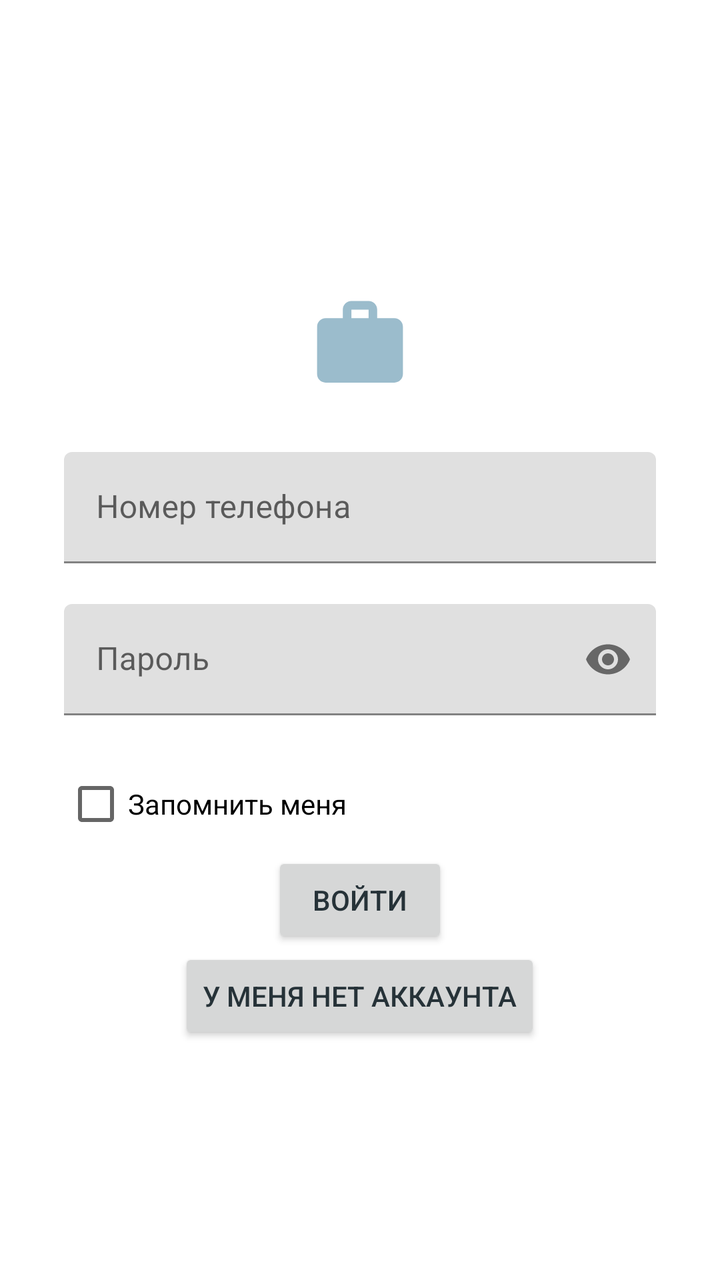
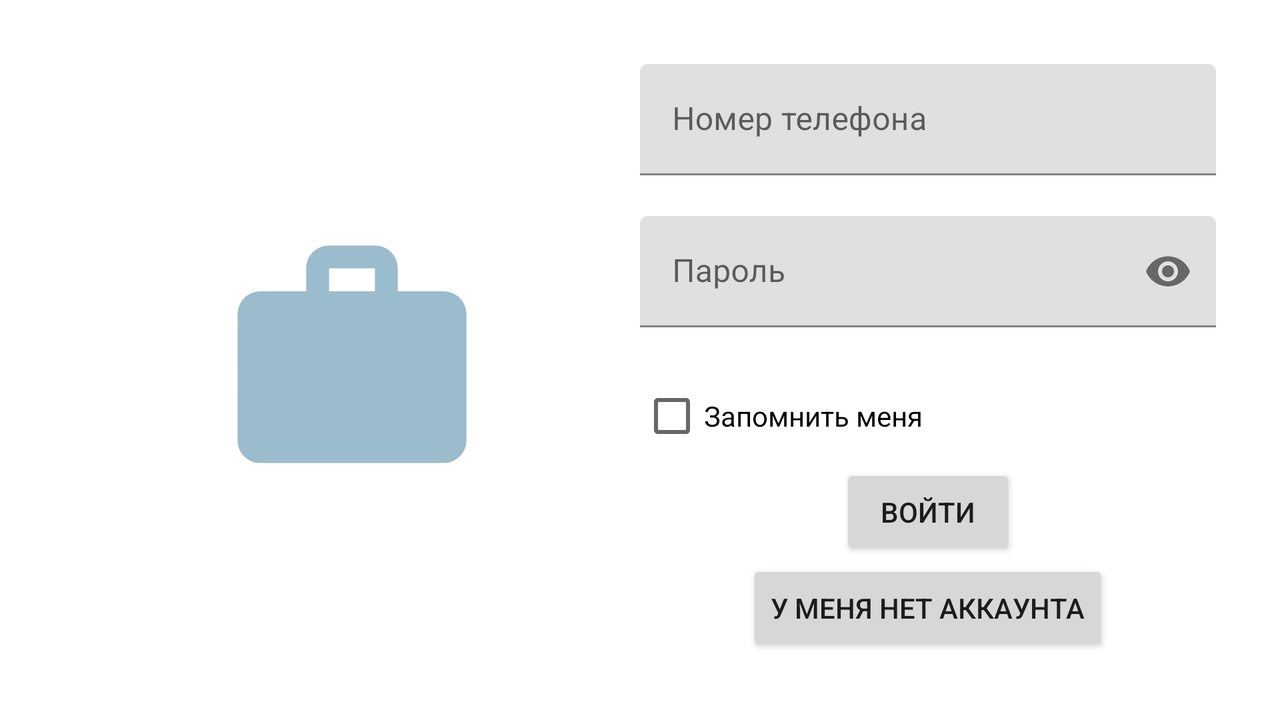

First picture: res/layout/ on a phone held upright. Second picture: the repository's own variant of that layout, on a device whose configuration matches the variant's folder. Source for both follows.
<!-- AndroidManifest.xml: application theme Theme.Orders -->
<!-- res/layout/login_screen.xml -->
<?xml version="1.0" encoding="utf-8"?>
<androidx.constraintlayout.widget.ConstraintLayout xmlns:android="http://schemas.android.com/apk/res/android"
    xmlns:app="http://schemas.android.com/apk/res-auto"
    xmlns:tools="http://schemas.android.com/tools"
    android:layout_width="match_parent"
    android:layout_height="match_parent"
    tools:context=".activities.LoginActivity">

    <LinearLayout
        android:layout_width="0dp"
        android:layout_height="wrap_content"
        android:layout_marginStart="32dp"
        android:layout_marginEnd="32dp"
        android:orientation="vertical"
        app:layout_constraintBottom_toBottomOf="parent"
        app:layout_constraintEnd_toEndOf="parent"
        app:layout_constraintStart_toStartOf="parent"
        app:layout_constraintTop_toTopOf="parent">

        <androidx.appcompat.widget.AppCompatImageView
            android:id="@+id/logo"
            android:layout_width="match_parent"
            android:layout_height="wrap_content"
            app:srcCompat="@drawable/ic_launcher_foreground" />

        <LinearLayout
            android:layout_width="match_parent"
            android:layout_height="wrap_content"
            android:orientation="vertical">

            <com.google.android.material.textfield.TextInputLayout
                android:id="@+id/editTextPhoneTil"
                android:layout_width="match_parent"
                android:layout_height="match_parent"
                app:errorEnabled="true">

                <com.google.android.material.textfield.TextInputEditText
                    android:id="@+id/editTextPhone"
                    android:layout_width="match_parent"
                    android:layout_height="wrap_content"
                    android:digits="1234567890+-() "
                    android:hint="@string/edittext_phone"
                    android:inputType="phone"
                    android:singleLine="true" />
            </com.google.android.material.textfield.TextInputLayout>

            <com.google.android.material.textfield.TextInputLayout
                android:id="@+id/editTextPasswordTil"
                android:layout_width="match_parent"
                android:layout_height="wrap_content"
                app:errorEnabled="true"
                app:passwordToggleEnabled="true">

                <com.google.android.material.textfield.TextInputEditText
                    android:id="@+id/editTextPassword"
                    android:layout_width="match_parent"
                    android:layout_height="wrap_content"
                    android:hint="@string/edittext_password"
                    android:inputType="textPassword"
                    android:singleLine="true" />
            </com.google.android.material.textfield.TextInputLayout>

            <androidx.appcompat.widget.AppCompatCheckBox
                android:id="@+id/checkBox"
                android:layout_width="match_parent"
                android:layout_height="wrap_content"
                android:text="@string/remember_me" />

            <androidx.appcompat.widget.AppCompatButton
                android:id="@+id/loginbut"
                android:layout_width="wrap_content"
                android:layout_height="wrap_content"
                android:layout_gravity="center"
                android:text="@string/login"
                android:textColor="@color/secondaryTextColor" />

            <androidx.appcompat.widget.AppCompatButton
                android:id="@+id/noaccbut"
                android:layout_width="wrap_content"
                android:layout_height="wrap_content"
                android:layout_gravity="center"
                android:text="@string/no_acc"
                android:textColor="@color/secondaryTextColor" />

        </LinearLayout>
    </LinearLayout>

    <LinearLayout
        android:id="@+id/loader"
        android:layout_width="match_parent"
        android:layout_height="match_parent"
        android:background="@color/half_transparent"
        android:orientation="horizontal"
        android:visibility="gone"
        app:layout_constraintBottom_toBottomOf="parent"
        app:layout_constraintEnd_toEndOf="parent"
        app:layout_constraintStart_toStartOf="parent"
        app:layout_constraintTop_toTopOf="parent">

        <ProgressBar
            android:id="@+id/progressBar"
            style="?android:attr/progressBarStyle"
            android:layout_width="match_parent"
            android:layout_height="wrap_content"
            android:layout_gravity="center"
            android:layout_weight="1" />
    </LinearLayout>

</androidx.constraintlayout.widget.ConstraintLayout>
<!-- resources referenced by this layout -->
<resources>
  <color name="half_transparent">#80FFFFFF</color>
  <color name="secondaryTextColor">#263238</color>
  <!-- drawable ic_launcher_foreground (drawable) -->
  <vector xmlns:android="http://schemas.android.com/apk/res/android"
      android:width="108dp"
      android:height="108dp"
      android:viewportWidth="108"
      android:viewportHeight="108">
    <group android:scaleX="1.06"
        android:scaleY="1.06"
        android:translateX="-3.24"
        android:translateY="-3.24">
      <group android:scaleX="2.025"
          android:scaleY="2.025"
          android:translateX="29.7"
          android:translateY="29.7">
          <path android:fillColor="@color/iconColor" android:pathData="M20,6h-4L16,4c0,-1.11 -0.89,-2 -2,-2h-4c-1.11,0 -2,0.89 -2,2v2L4,6c-1.11,0 -1.99,0.89 -1.99,2L2,19c0,1.11 0.89,2 2,2h16c1.11,0 2,-0.89 2,-2L22,8c0,-1.11 -0.89,-2 -2,-2zM14,6h-4L10,4h4v2z"/>
      </group>
    </group>
  </vector>
  <string name="edittext_password">Пароль</string>
  <string name="edittext_phone">Номер телефона</string>
  <string name="login">Войти</string>
  <string name="no_acc">У меня нет аккаунта</string>
  <string name="remember_me">Запомнить меня</string>
  <style name="Theme.Orders" parent="Theme.MaterialComponents.DayNight.DarkActionBar">
          
          <item name="colorPrimary">@color/primaryColor</item>
          <item name="colorPrimaryVariant">@color/primaryDarkColor</item>
          <item name="colorOnPrimary">@color/white</item>
          
          <item name="colorSecondary">@color/secondaryColor</item>
          <item name="colorSecondaryVariant">@color/secondaryDarkColor</item>
          <item name="colorOnSecondary">@color/black</item>
          
          <item name="android:statusBarColor" tools:targetApi="l">?attr/colorPrimaryVariant</item>
          
      </style>
  <color name="iconColor">#9BBCCC</color>
  <color name="primaryColor">#455a64</color>
  <color name="primaryDarkColor">#1c313a</color>
  <color name="white">#FFFFFFFF</color>
  <color name="secondaryColor">#ff3d00</color>
  <color name="secondaryDarkColor">#c30000</color>
  <color name="black">#FF000000</color>
</resources>
<!-- res/layout-land/login_screen.xml (the author's variant of the layout above) -->
<!-- drawn on the phone turned sideways -->
<?xml version="1.0" encoding="utf-8"?>
<androidx.constraintlayout.widget.ConstraintLayout xmlns:android="http://schemas.android.com/apk/res/android"
    xmlns:app="http://schemas.android.com/apk/res-auto"
    xmlns:tools="http://schemas.android.com/tools"
    android:layout_width="match_parent"
    android:layout_height="match_parent"
    tools:context=".activities.LoginActivity">

    <LinearLayout
        android:layout_width="0dp"
        android:layout_height="wrap_content"
        android:layout_marginStart="32dp"
        android:layout_marginEnd="32dp"
        android:orientation="horizontal"
        android:weightSum="2"
        app:layout_constraintBottom_toBottomOf="parent"
        app:layout_constraintEnd_toEndOf="parent"
        app:layout_constraintStart_toStartOf="parent"
        app:layout_constraintTop_toTopOf="parent">

        <androidx.appcompat.widget.AppCompatImageView
            android:id="@+id/logo"
            android:layout_width="match_parent"
            android:layout_height="match_parent"
            android:layout_weight="1"
            app:srcCompat="@drawable/ic_launcher_foreground" />

        <LinearLayout
            android:layout_width="match_parent"
            android:layout_height="wrap_content"
            android:layout_weight="1"
            android:orientation="vertical">

            <com.google.android.material.textfield.TextInputLayout
                android:id="@+id/editTextPhoneTil"
                android:layout_width="match_parent"
                android:layout_height="match_parent"
                app:errorEnabled="true">

                <com.google.android.material.textfield.TextInputEditText
                    android:id="@+id/editTextPhone"
                    android:layout_width="match_parent"
                    android:layout_height="wrap_content"
                    android:digits="1234567890+-() "
                    android:hint="@string/edittext_phone"
                    android:inputType="phone"
                    android:singleLine="true" />
            </com.google.android.material.textfield.TextInputLayout>

            <com.google.android.material.textfield.TextInputLayout
                android:id="@+id/editTextPasswordTil"
                android:layout_width="match_parent"
                android:layout_height="wrap_content"
                app:errorEnabled="true"
                app:passwordToggleEnabled="true">

                <com.google.android.material.textfield.TextInputEditText
                    android:id="@+id/editTextPassword"
                    android:layout_width="match_parent"
                    android:layout_height="wrap_content"
                    android:hint="@string/edittext_password"
                    android:inputType="textPassword"
                    android:singleLine="true" />
            </com.google.android.material.textfield.TextInputLayout>

            <androidx.appcompat.widget.AppCompatCheckBox
                android:id="@+id/checkBox"
                android:layout_width="match_parent"
                android:layout_height="wrap_content"
                android:text="@string/remember_me" />

            <androidx.appcompat.widget.AppCompatButton
                android:id="@+id/loginbut"
                android:layout_width="wrap_content"
                android:layout_height="wrap_content"
                android:layout_gravity="center"
                android:text="@string/login" />

            <androidx.appcompat.widget.AppCompatButton
                android:id="@+id/noaccbut"
                android:layout_width="wrap_content"
                android:layout_height="wrap_content"
                android:layout_gravity="center"
                android:text="@string/no_acc" />

        </LinearLayout>
    </LinearLayout>
    <LinearLayout
        android:id="@+id/loader"
        android:layout_width="match_parent"
        android:layout_height="match_parent"
        android:background="@color/half_transparent"
        android:orientation="horizontal"
        android:visibility="gone"
        app:layout_constraintBottom_toBottomOf="parent"
        app:layout_constraintEnd_toEndOf="parent"
        app:layout_constraintStart_toStartOf="parent"
        app:layout_constraintTop_toTopOf="parent">

        <ProgressBar
            android:id="@+id/progressBar"
            style="?android:attr/progressBarStyle"
            android:layout_width="match_parent"
            android:layout_height="wrap_content"
            android:layout_gravity="center"
            android:layout_weight="1" />
    </LinearLayout>

</androidx.constraintlayout.widget.ConstraintLayout>
<!-- resources referenced by the variant -->
<!-- as the phone turned sideways resolves them -->
<resources>
  <color name="half_transparent">#80FFFFFF</color>
  <!-- drawable ic_launcher_foreground (drawable) -->
  <vector xmlns:android="http://schemas.android.com/apk/res/android"
      android:width="108dp"
      android:height="108dp"
      android:viewportWidth="108"
      android:viewportHeight="108">
    <group android:scaleX="1.06"
        android:scaleY="1.06"
        android:translateX="-3.24"
        android:translateY="-3.24">
      <group android:scaleX="2.025"
          android:scaleY="2.025"
          android:translateX="29.7"
          android:translateY="29.7">
          <path android:fillColor="@color/iconColor" android:pathData="M20,6h-4L16,4c0,-1.11 -0.89,-2 -2,-2h-4c-1.11,0 -2,0.89 -2,2v2L4,6c-1.11,0 -1.99,0.89 -1.99,2L2,19c0,1.11 0.89,2 2,2h16c1.11,0 2,-0.89 2,-2L22,8c0,-1.11 -0.89,-2 -2,-2zM14,6h-4L10,4h4v2z"/>
      </group>
    </group>
  </vector>
  <string name="edittext_password">Пароль</string>
  <string name="edittext_phone">Номер телефона</string>
  <string name="login">Войти</string>
  <string name="no_acc">У меня нет аккаунта</string>
  <string name="remember_me">Запомнить меня</string>
  <style name="Theme.Orders" parent="Theme.MaterialComponents.DayNight.DarkActionBar">
          
          <item name="colorPrimary">@color/primaryColor</item>
          <item name="colorPrimaryVariant">@color/primaryDarkColor</item>
          <item name="colorOnPrimary">@color/white</item>
          
          <item name="colorSecondary">@color/secondaryColor</item>
          <item name="colorSecondaryVariant">@color/secondaryDarkColor</item>
          <item name="colorOnSecondary">@color/black</item>
          
          <item name="android:statusBarColor" tools:targetApi="l">?attr/colorPrimaryVariant</item>
          
      </style>
  <color name="iconColor">#9BBCCC</color>
  <color name="primaryColor">#455a64</color>
  <color name="primaryDarkColor">#1c313a</color>
  <color name="white">#FFFFFFFF</color>
  <color name="secondaryColor">#ff3d00</color>
  <color name="secondaryDarkColor">#c30000</color>
  <color name="black">#FF000000</color>
</resources>
